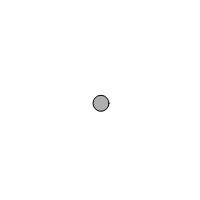
Frame 1 (no input)
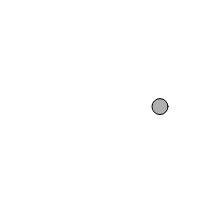
Frame 60 (no input)
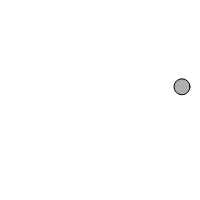
Frame 120 (the mouse pressed at the canvas centre since frame 60)

The p5.js sketch that drew these frames (run headless with seeded random() and noise() and a simulated clock; from frame 60 on, the mouse is pressed at the canvas centre):

// p5.js sketch
// ── sketch.js
let x = 100;
let y = 100;
let xSpeed = 1;
let ySpeed = 3.3;

function setup() {
  createCanvas(200, 200);
  smooth();
  // background(255);
}

function draw() {
  background(255);

  x = x + xSpeed;
  y = y + ySpeed;

  if (x > width || x < 0) {
    xSpeed = xSpeed * -1;
  }
  if (y > width || y < 0) {
    ySpeed = ySpeed * -1;
  }

  stroke(0);
  fill(175);
  ellipse(x, y, 16, 16);
}
